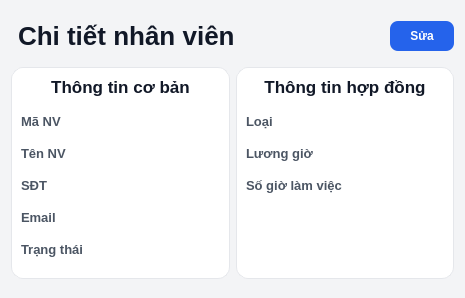
<?xml version="1.0" encoding="UTF-8"?>
<ui version="4.0">
 <class>Dialog</class>
 <widget class="QDialog" name="Dialog">
  <property name="geometry">
   <rect>
    <x>0</x>
    <y>0</y>
    <width>465</width>
    <height>298</height>
   </rect>
  </property>
  <property name="windowTitle">
   <string>Dialog</string>
  </property>
  <property name="styleSheet">
   <string notr="true">/* 1. Tổng thể Cửa sổ  */
QDialog {
    background-color: #f3f4f6; /* Nền xám nhạt làm nổi bật Card trắng */
    font-family: &quot;Inter&quot;, &quot;Segoe UI&quot;, sans-serif;
}

/* 2. Tiêu đề trang chính (Cấp 800) [cite: 488-489] */
QLabel#lblTitleChiTietNV {
    font-size: 26px;
    font-weight: 800;
    color: #111827;
    padding: 10px 0px;
}

/* 3. Thẻ nội dung (Cards) [cite: 490] */
QFrame#frame_2, QFrame#frame_3 {
    background-color: #ffffff;
    border: 1px solid #e5e7eb;
    border-radius: 12px;
}

/* 4. Tiêu đề các khối con (Cấp 700) [cite: 491-492] */
QLabel#lblThongTinCoBan, QLabel#lblThongTinHopDong {
    font-size: 17px;
    font-weight: 700;
    color: #111827;
    background: transparent;
    border: none;
    margin-bottom: 5px;
}

/* 5. Nhãn thuộc tính (Cấp 600) [cite: 493] */
QLabel#lblMaDon, QLabel#lblTenNV, QLabel#lblSDT, QLabel#lblEmail, 
QLabel#lblTrangThai, QLabel#lblLoaiNV_2, QLabel#lblLuongGio, 
QLabel#lblTongTienThanhToan {
    font-size: 13px;
    font-weight: 600;
    color: #4b5563; /* Màu xám đậm chuyên nghiệp */
}

/* 6. Nhãn hiển thị dữ liệu (Cấp 500) [cite: 494] */
QLabel#lblHienThiMaNV, QLabel#lblHienThiTenNV, QLabel#lblHienThiSDT, 
QLabel#lblHienThiEmail, QLabel#lblHienThiTrangThai, QLabel#lblHienThiLoaiNV_2, 
QLabel#lblHienThiLuongGio, QLabel#lblHienThiSoGioLamViec {
    font-size: 14px;
    font-weight: 500;
    color: #111827;
    padding: 5px 0px;
}

/* 7. Nút bấm Sửa [cite: 495-496] */
QPushButton#btnSua {
    background-color: #2563eb;
    color: #ffffff;
    font-weight: 700;
    border-radius: 8px;
    padding: 8px 20px;
}

QPushButton#btnSua:hover {
    background-color: #1d4ed8;
}</string>
  </property>
  <layout class="QVBoxLayout" name="verticalLayout_3">
   <item>
    <layout class="QHBoxLayout" name="horizontalLayout_2">
     <item>
      <widget class="QLabel" name="lblTitleChiTietNV">
       <property name="text">
        <string>Chi tiết nhân viên</string>
       </property>
      </widget>
     </item>
     <item>
      <spacer name="horizontalSpacer">
       <property name="orientation">
        <enum>Qt::Horizontal</enum>
       </property>
       <property name="sizeHint" stdset="0">
        <size>
         <width>40</width>
         <height>20</height>
        </size>
       </property>
      </spacer>
     </item>
     <item>
      <widget class="QPushButton" name="btnSua">
       <property name="text">
        <string>Sửa</string>
       </property>
      </widget>
     </item>
    </layout>
   </item>
   <item>
    <layout class="QHBoxLayout" name="horizontalLayout">
     <item>
      <widget class="QFrame" name="frame_3">
       <property name="frameShape">
        <enum>QFrame::StyledPanel</enum>
       </property>
       <property name="frameShadow">
        <enum>QFrame::Raised</enum>
       </property>
       <layout class="QVBoxLayout" name="verticalLayout">
        <item>
         <widget class="QLabel" name="lblThongTinCoBan">
          <property name="text">
           <string>Thông tin cơ bản</string>
          </property>
          <property name="alignment">
           <set>Qt::AlignCenter</set>
          </property>
         </widget>
        </item>
        <item>
         <layout class="QFormLayout" name="formLayout">
          <item row="0" column="0">
           <widget class="QLabel" name="lblMaDon">
            <property name="text">
             <string>Mã NV</string>
            </property>
           </widget>
          </item>
          <item row="0" column="1">
           <widget class="QLabel" name="lblHienThiMaNV">
            <property name="text">
             <string/>
            </property>
           </widget>
          </item>
          <item row="1" column="0">
           <widget class="QLabel" name="lblTenNV">
            <property name="text">
             <string>Tên NV</string>
            </property>
           </widget>
          </item>
          <item row="1" column="1">
           <widget class="QLabel" name="lblHienThiTenNV">
            <property name="text">
             <string/>
            </property>
           </widget>
          </item>
          <item row="2" column="0">
           <widget class="QLabel" name="lblSDT">
            <property name="text">
             <string>SĐT</string>
            </property>
           </widget>
          </item>
          <item row="2" column="1">
           <widget class="QLabel" name="lblHienThiSDT">
            <property name="text">
             <string/>
            </property>
           </widget>
          </item>
          <item row="3" column="0">
           <widget class="QLabel" name="lblEmail">
            <property name="text">
             <string>Email</string>
            </property>
           </widget>
          </item>
          <item row="3" column="1">
           <widget class="QLabel" name="lblHienThiEmail">
            <property name="text">
             <string/>
            </property>
           </widget>
          </item>
          <item row="4" column="0">
           <widget class="QLabel" name="lblTrangThai">
            <property name="text">
             <string>Trạng thái</string>
            </property>
           </widget>
          </item>
          <item row="4" column="1">
           <widget class="QLabel" name="lblHienThiTrangThai">
            <property name="text">
             <string/>
            </property>
           </widget>
          </item>
         </layout>
        </item>
        <item>
         <spacer name="verticalSpacer_3">
          <property name="orientation">
           <enum>Qt::Vertical</enum>
          </property>
          <property name="sizeHint" stdset="0">
           <size>
            <width>20</width>
            <height>40</height>
           </size>
          </property>
         </spacer>
        </item>
       </layout>
      </widget>
     </item>
     <item>
      <widget class="QFrame" name="frame_2">
       <property name="frameShape">
        <enum>QFrame::StyledPanel</enum>
       </property>
       <property name="frameShadow">
        <enum>QFrame::Raised</enum>
       </property>
       <layout class="QVBoxLayout" name="verticalLayout_2">
        <item>
         <widget class="QLabel" name="lblThongTinHopDong">
          <property name="text">
           <string>Thông tin hợp đồng</string>
          </property>
          <property name="alignment">
           <set>Qt::AlignCenter</set>
          </property>
         </widget>
        </item>
        <item>
         <layout class="QFormLayout" name="formLayout_2">
          <item row="0" column="0">
           <widget class="QLabel" name="lblLoaiNV_2">
            <property name="text">
             <string>Loại</string>
            </property>
           </widget>
          </item>
          <item row="0" column="1">
           <widget class="QLabel" name="lblHienThiLoaiNV_2">
            <property name="text">
             <string/>
            </property>
           </widget>
          </item>
          <item row="1" column="0">
           <widget class="QLabel" name="lblLuongGio">
            <property name="text">
             <string>Lương giờ</string>
            </property>
           </widget>
          </item>
          <item row="1" column="1">
           <widget class="QLabel" name="lblHienThiLuongGio">
            <property name="text">
             <string/>
            </property>
           </widget>
          </item>
          <item row="2" column="0">
           <widget class="QLabel" name="lblTongTienThanhToan">
            <property name="text">
             <string>Số giờ làm việc</string>
            </property>
           </widget>
          </item>
          <item row="2" column="1">
           <widget class="QLabel" name="lblHienThiSoGioLamViec">
            <property name="text">
             <string/>
            </property>
           </widget>
          </item>
         </layout>
        </item>
        <item>
         <spacer name="verticalSpacer_2">
          <property name="orientation">
           <enum>Qt::Vertical</enum>
          </property>
          <property name="sizeHint" stdset="0">
           <size>
            <width>20</width>
            <height>40</height>
           </size>
          </property>
         </spacer>
        </item>
       </layout>
      </widget>
     </item>
    </layout>
   </item>
   <item>
    <spacer name="verticalSpacer">
     <property name="orientation">
      <enum>Qt::Vertical</enum>
     </property>
     <property name="sizeHint" stdset="0">
      <size>
       <width>20</width>
       <height>40</height>
      </size>
     </property>
    </spacer>
   </item>
  </layout>
 </widget>
 <resources/>
 <connections/>
</ui>
